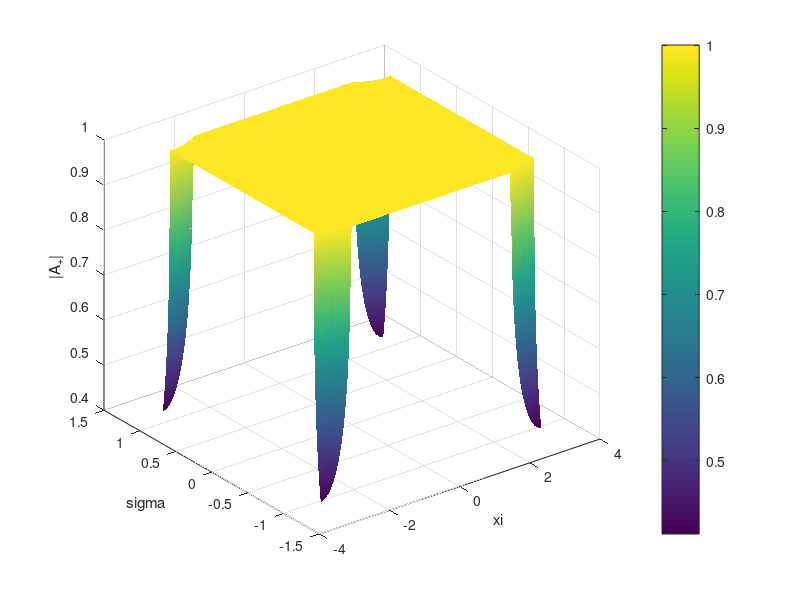
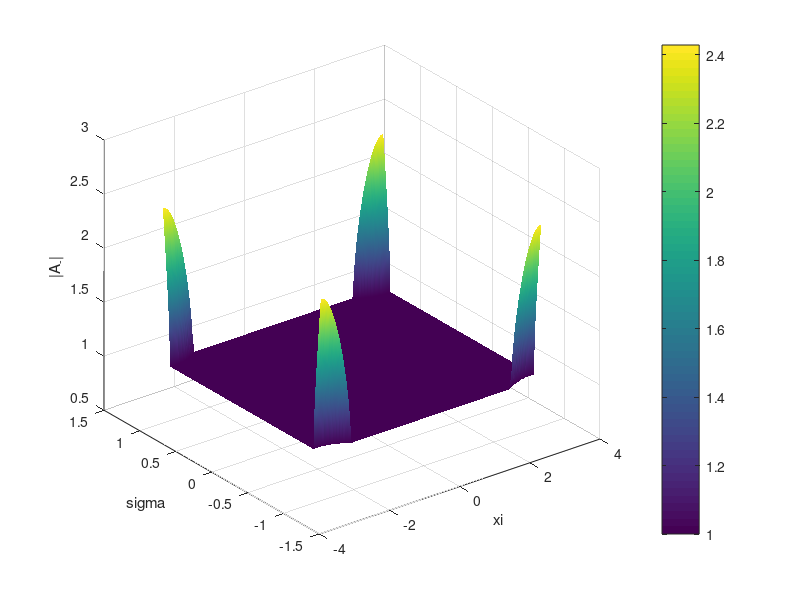

Here is the MATLAB script that generated these plots, in order:
% code to demonstrate CFL condition

[xi,sigma] = meshgrid(-pi:pi/100:pi,-1.1:0.01:1.1);
% discr = (sigma.*cos(xi)).^2-(sigma.^2-2).*cos(xi)+(sigma.^2-2);
% A_plus = sigma.^2.*cos(xi)+sigma.*sqrt(discr);
% A_minus = sigma.^2.*cos(xi)-sigma.*sqrt(discr);
discr = (2*sigma.^2-2*sigma.^2.*cos(xi)-2).^2-4;
A_plus = (-2*sigma.^2+2*sigma.^2.*cos(xi)+2+sqrt(discr))/2;
A_minus = (-2*sigma.^2+2*sigma.^2.*cos(xi)+2-sqrt(discr))/2;


% xi = linspace(-pi,pi,101);
% sigma = linspace(-1.1,1.1,101);
% A_plus = zeros(101);
% A_minus = zeros(101);
% for i = 1:101
%     for j = 1:101
%         discr = (2*sigma(j)^2-2*sigma(j)^2*cos(xi(i))-2)^2-4;
%         A_plus(i,j) = (-2*sigma(j)^2+2*sigma(j)^2*cos(xi(i))+2+sqrt(discr))/2;
%         A_minus(i,j) = (-2*sigma(j)^2+2*sigma(j)^2*cos(xi(i))+2-sqrt(discr))/2;
%     end
% end

% get magnitudes
A_plus = sqrt(real(A_plus).^2+imag(A_plus).^2);
A_minus = sqrt(real(A_minus).^2+imag(A_minus).^2);

figure(1)
surf(xi,sigma,A_plus);
shading interp
colorbar
xlabel("xi");
ylabel("sigma");
zlabel("|A_+|");

figure(2)
surf(xi,sigma,A_minus);
shading interp
colorbar
xlabel("xi");
ylabel("sigma");
zlabel("|A_-|");

% figure(3)
% A = abs(A_plus.*A_minus);
% surf(xi,sigma,A);
% shading interp
% xlabel("xi");
% ylabel("sigma");
% zlabel("|A|");
